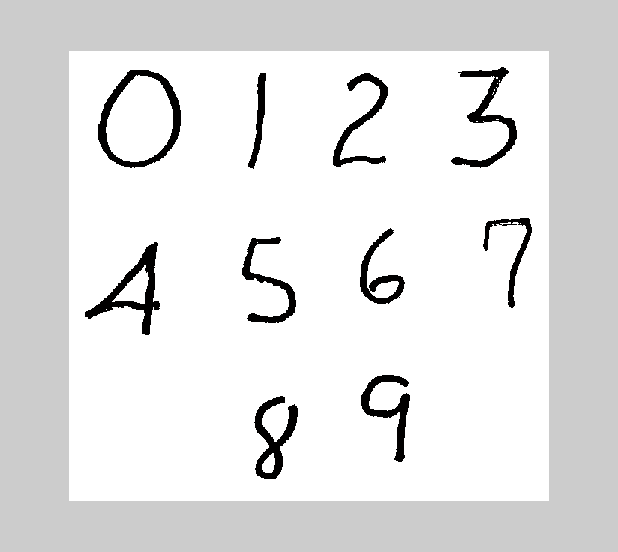
#> input picture number2.jpg, 618 x 552 px
$ python MeasureObj.py
#> lines starting #> are read from the running program, lines starting #| are printed output that depends on the picture; after the words box and inside, x2 and y2 are one past the last pixel; in counts of white or black regions, pixels touching at a corner belong together
#> further down, src is the input picture: shape (552, 618, 3); mean B, G, R 227, 227, 227
import cv2 as cv
import numpy as np


def measure_demo(img):
    gray = cv.cvtColor(img, cv.COLOR_BGR2GRAY)
    ret, binary = cv.threshold(gray, 0, 255, cv.THRESH_BINARY_INV | cv.THRESH_OTSU)
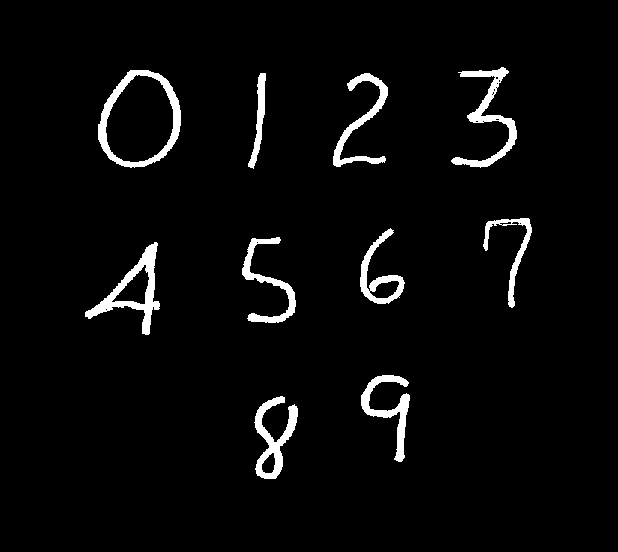
#> binary: shape (552, 618); 3.7% white; 10 white regions
#> ret = 0
    print(ret)
#| 0.0
    cv.imshow("binaryImage", binary)
    contours, hierachy = cv.findContours(binary, cv.RETR_EXTERNAL, cv.CHAIN_APPROX_SIMPLE)
#> contours = 10 contours; largest, box (x1, y1, x2, y2) and area: (98, 70, 181, 168) 6107, (85, 242, 160, 335) 2210, (254, 396, 298, 479) 1404, (451, 67, 517, 168) 1332, (360, 228, 405, 304) 1192
    print(contours)
#> (printed output is left out)
    for i, contour in enumerate(contours):
        cv.drawContours(img, contours, i, (255, 0, 0), thickness=3)
        area = cv.contourArea(contour)
        print("Area: %s" % area)
        mm = cv.moments(contour)
        print(mm)
        x0 = int(mm["m10"] / mm["m00"])
        y0 = int(mm["m01"] / mm["m00"])
        cv.circle(img, (x0, y0), 2, (0, 0, 255), thickness=2)
        x, y, w, h = cv.boundingRect(contour)
        cv.rectangle(img, (x, y), (x + w, y + h), (0, 255, 0), thickness=2)
        approx_contour = cv.approxPolyDP(contour, 100, True)    #   轮廓逼近（一般运用于规则图形轮廓）
        print(approx_contour.shape)
#> this loop made 10 passes
#> (area, x0, y0, x, y, w, h, approx_contour) on passes 1 to 10: (1403.5, 272, 441, 254, 396, 44, 83, [[282, 396]]), (1080, 389, 408, 361, 375, 49, 87, [[377, 376]]), (2210.5, 134, 289, 85, 242, 75, 93, [[156, 242], [85, 316]]), (962.5, 267, 283, 242, 237, 54, 86, [[279, 237]]), (1192, 380, 278, 360, 228, 45, 76, [[390, 228]]), (671.5, 511, 249, 483, 218, 49, 90, [[528, 218]]), (1043, 360, 120, 333, 73, 55, 94, [[369, 73]]), (537, 258, 117, 248, 73, 18, 96, [[265, 73]]), (6107, 139, 119, 98, 70, 83, 98, [[148, 70]]), (1331.5, 488, 116, 451, 67, 66, 101, [[505, 68], [453, 163]])
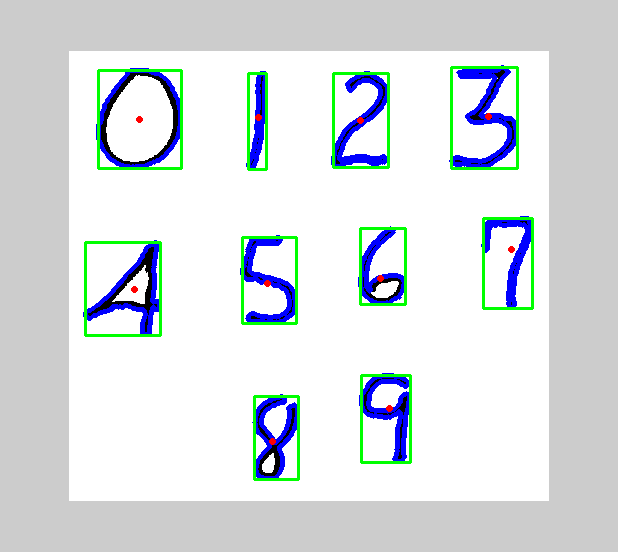
#> img: shape (552, 618, 3); 6.38% of pixels changed, all inside (x1, y1, x2, y2) = (83, 65, 534, 481)
    cv.imshow("outputImage", img)


src = cv.imread("number2.jpg")
cv.imshow("inputImage", src)
measure_demo(src)
cv.waitKey(0)
cv.destroyAllWindows()
